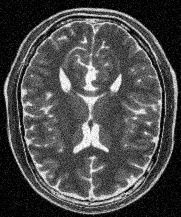
#> input picture 15% noise.jpg, 181 x 217 px, given in place of Lenna.jpg, which was not available
$ jupyter execute --allow-errors MCP_Dictionary_Learning_Final.ipynb   (older library calls are emulated)   (text cells are left out)
#> lines starting #> are read from the running program, lines starting #| are printed output that depends on the picture; pictures that were not available may be replaced by others from this repository, and a replacement may not be noted
[cell 1]
import numbers
from numpy.lib.stride_tricks import as_strided
import numpy as np
from skimage import io, util
import sklearn.feature_extraction as sk
# from ksvd import ApproximateKSVD
import cv2
from itertools import product
import matplotlib.pyplot as plt
from scipy import linalg
from math import sqrt
import scipy
import math
import pywt

[cell 2]
# coding:utf-8
import numpy as np
import matplotlib.pyplot as plt
import scipy as sp
from sklearn.linear_model import orthogonal_mp_gram


class ApproximateKSVD(object):
    def __init__(self, n_components, dictionary = None, max_iter=20, tol=1e-6,
                 transform_n_nonzero_coefs = None, l=0.1, n = 1):
        """
        Parameters
        ----------
        n_components:
            Number of dictionary elements

        max_iter:
            Maximum number of iterations

        tol:
            tolerance for error

        transform_n_nonzero_coefs:
            Number of nonzero coefficients to target
        """
        self.components_ = None
        self.max_iter = max_iter
        self.tol = tol
        self.n_components = n_components
        self.transform_n_nonzero_coefs = transform_n_nonzero_coefs
        self.l = l
        self.n = n
        self.D = dictionary

    # [18 lines left out: function _update_dict, not called in this run]

# [9 lines of commented-out code are left out]

    def fista(self, I, Phi, lambdav, n, max_iterations= 150):

#         def proxOp(x,t):
#             """ L1 Proximal Operator """
#             return np.fmax(x-t, 0) + np.fmin(x+t, 0)

        I = I.T
        Phi = Phi.T
        print("Phi shape", Phi.shape)
        print("l value", lambdav)
        print("n value", n)
        x = np.zeros((Phi.shape[1], I.shape[1]))
        Q = Phi.T.dot(Phi)
        c = -2*Phi.T.dot(I)
        print(max_iterations)

        L = scipy.sparse.linalg.eigsh(2*Q, 1, which='LM')[0]
        invL = 1/float(L)
        it = 0
        y = x
        t = 1
        gamma_list = []
        err = []

        for i in range(max_iterations):
            g = 2*Q.dot(y) + c
            x_prox = y - (invL * g)
            t_prox = invL*lambdav
            x2 = pywt.threshold_firm(x_prox, invL*lambdav, (invL*lambdav)*n)
            t2 = (1+math.sqrt(1+4*(t**2)))/2.0
            y = x2 + ((t-1)/t2)*(x2-x)
            x = x2
            t = t2
#             ee = np.linalg.norm(I.T - x2.T.dot(Phi.T))
#             err.append(ee)

            if(i == 25 or i == 50 or i == 100):
              gamma_list.append(x2)


        it += 1
#         plt.plot(err)
#         plt.show()

        print("Iteration {0} done.".format(it))

        for j in range(3):
          gamma_list[j] = gamma_list[j].T

        return x2, gamma_list

    def fit(self, X, l = 0.1, n = 1):
        """
        Parameters
        ----------
        X: shape = [n_samples, n_features]
        """
        # print(X)
        # print(X.shape[1])
        y = []
        gamma_list = []
        D = self.D
        l = self.l
        n = self.n
        transform_n_nonzero_coefs = self.transform_n_nonzero_coefs
        for i in range(self.max_iter):
            dict_list = []
            gamma, gamma_list = self.fista(X, D, l, n, max_iterations = 150)
            gamma = gamma.T

            e = np.linalg.norm(X - gamma.dot(D))
            y.append(e)
            print("||Y - DX||2 for iteration {0} is: ".format(i+1), e)
            if e < self.tol:
                break

            print("gamma shape", gamma.shape)
            print("gama list shape", gamma_list[0].shape)
            print("D shape", D.shape)


            D, gamma = self._update_dict(X, D, gamma)


        plt.plot(y)
        plt.show()


        return D

    # [4 lines left out: function transform, not called in this run]

[cell 3]
def _compute_n_patches(i_h, i_w, p_h, p_w, step, max_patches=None):

    n_h = (i_h - p_h) // step + 1
    n_w = (i_w - p_w) // step + 1
    all_patches = n_h * n_w

    return all_patches

[cell 4]
def _extracting(arr, patch_shape=8, extraction_step=1):

    arr_ndim = arr.ndim

    if isinstance(patch_shape, numbers.Number):
        patch_shape = tuple([patch_shape] * arr_ndim)
    if isinstance(extraction_step, numbers.Number):
        extraction_step = tuple([extraction_step] * arr_ndim)

    patch_strides = arr.strides

    slices = tuple(slice(None, None, st) for st in extraction_step)
    indexing_strides = arr[slices].strides

    patch_indices_shape = ((np.array(arr.shape) - np.array(patch_shape)) //
                           np.array(extraction_step)) + 1

    shape = tuple(list(patch_indices_shape) + list(patch_shape))
    strides = tuple(list(indexing_strides) + list(patch_strides))

    patches = as_strided(arr, shape=shape, strides=strides)

    # patches = patches.reshape([-1] + list(patch_shape))

    return patches

[cell 5]
def extract_patches(image, patch_size, step, max_patches=None, random_state=None):

    i_h, i_w = image.shape[:2]
    p_h, p_w = patch_size

    # image = check_array(image, allow_nd=True)
    image = image.reshape((i_h, i_w, -1))
    n_colors = image.shape[-1]

    extracted_patches = _extracting(image, patch_shape=(p_h, p_w, n_colors), extraction_step=step) # above function call
    n_patches = _compute_n_patches(i_h, i_w, p_h, p_w, step, max_patches)
    # [7 lines of commented-out code are left out]
    patches = extracted_patches

    patches = patches.reshape(-1, p_h, p_w, n_colors)
    # print patches.shape
    # remove the color dimension if useless
    if patches.shape[-1] == 1:
        return patches.reshape(n_patches, p_h, p_w)
    else:
        return patches

[cell 6]
# [16 lines left out: function reconstruct_patches, not called in this run]

[cell 7]
img = util.img_as_float(io.imread("C:/Users/DELL/PycharmProjects/ksvd_final/input/Lenna.jpg"))
#> img: shape (217, 181, 3) float64; min 0, max 1, mean 0.293
print("Adding Noise")
#> (the rest of this cell did not finish here and is left out)

[cell 8]
img = util.img_as_float(cv2.imread("girl_face_noise_5.jpg", 0))
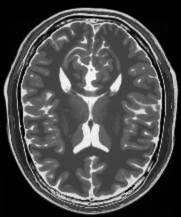
#> input picture image.jpg, 181 x 217 px, given in place of girl_face_noise_5.jpg, which was not available
#> img: shape (217, 181) float64; min 0, max 1, mean 0.288
# image = io.imread("C:/Users/DELL/PycharmProjects/ksvd_final/Prova.jpg")

res = extract_patches(img, (8, 8), 1)
#> in _extracting, `patch_strides = arr.strides`: patch_strides = (1448, 8, 8)
#> in _extracting, `strides = tuple(list(indexing_strides) + list(patch_strides))`: strides = (1448, 8, 8, 1448, 8, 8)
# width, height, col= res.shape
# print("initial Image shape", img.shape)
print("Patches shape: ", res.shape)
#| Patches shape:  (36540, 8, 8)
num_patch, p_h, p_w = res.shape
#> num_patch = 36540; p_h = 8; p_w = 8

[cell 9]
def matrix_to_vector(matrix, patch_size):

    list = np.split(matrix.reshape(-1,patch_size),matrix.shape[0])

    list1 = []


    for arr in list:
        bb = arr.flatten('F').reshape(patch_size**2,1)
        list1.append(bb)

    array = np.array(list1).squeeze()

    return array


def vector_to_matrix_2d(vector,h,w):

    ab = np.reshape(vector,(h,w))
    return ab.T

# [5 lines left out: function vector_to_matrix_3d, not called in this run]


# [12 lines of commented-out code are left out]

[cell 10]
imag = res[1]
print(imag.shape)
#| (8, 8)
io.imshow(imag, cmap= 'gray')
io.show()
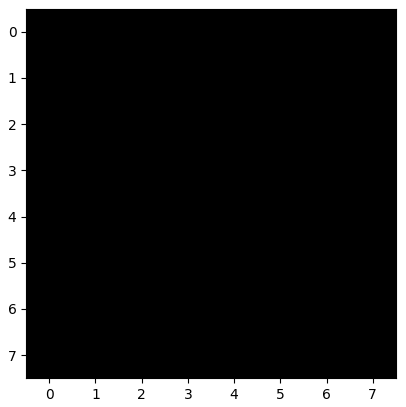
#> figure drawn by matplotlib, 1 panel

signals = matrix_to_vector(res, p_w)
#> in matrix_to_vector, `list = np.split(matrix.reshape(-1,patch_size),matrix.shape[0])`: list = 36540 items

num_patches, patch_size = signals.shape
#> num_patches = 36540; patch_size = 64

print("Signals final shape", signals.shape)
#| Signals final shape (36540, 64)
mean = np.mean(signals, axis=0)[:, np.newaxis]
#> mean = 64 values, max 0.309 at index 39, min 0.304 at index 0, mean 0.308
print("Mean value shape: ", mean.shape)
#| Mean value shape:  (64, 1)

mean1 = vector_to_matrix_2d(mean,p_h,p_w)
io.imshow(mean1, cmap = 'gray')
io.show()
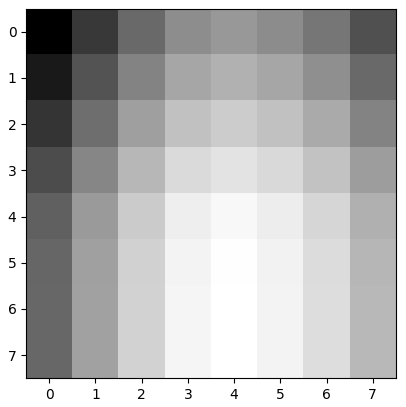
#> figure drawn by matplotlib, 1 panel

signals = (signals.T - mean).T

signals1 = vector_to_matrix_2d(signals[1], p_h, p_w)
io.imshow(signals1, cmap = 'gray')
io.show()
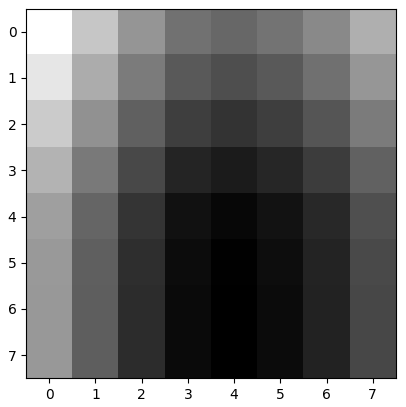
#> figure drawn by matplotlib, 1 panel

signal_final = signals1 + mean1

io.imshow(signal_final,  cmap= 'gray')
io.show()

if signal_final.all() == imag.all():
    print("True")
else:
    print("false")

[cell 11]
print("Applying L1-DL")
aksvd = ApproximateKSVD(n_components=128, l = 0.2)
#> (the rest of this cell did not finish here and is left out)

#> after the loop in fit, `for i in range(self.max_iter):`: y = []
print("Done with learning")
# np.savetxt("test.txt", dictionary)
gamma = aksvd.transform(signals, l = 0.2)
print("Found gamma")

[cell 12]
import scipy.io as sio

dict_list = []
gamma_list = []

#> (the rest of this cell did not finish here and is left out)

[cell 13]
from numpy import array
from numpy import count_nonzero
import numpy as np


#> (the rest of this cell did not finish here and is left out)

[cell 14]
import scipy.io as sio

dict_list = []

#> (the rest of this cell did not finish here and is left out)

[cell 15]
# [11 lines of commented-out code are left out]

[cell 16]
import scipy.io as sio

agamma = {}
#> (the rest of this cell did not finish here and is left out)

[cell 17]
import scipy.io as sio

adict = {}
#> (the rest of this cell did not finish here and is left out)

#> (a cell that did not finish here is left out)

[cell 19]
from tempfile import TemporaryFile
import numpy as np
import cv2
import os
from skimage import io
from PIL import Image


def load_images_from_folder(folder):
    images = []
    for filename in os.listdir(folder):
        img = os.path.join(folder, filename)
        if img is not None:
            images.append(img)
    return images

#> (a cell that did not finish here is left out)

[cell 21]
count = 0

#> (the rest of this cell did not finish here and is left out)

[cell 22]
image = io.imread("C:/Users/DELL/PycharmProjects/ksvd_final/jup_images/img_0.jpg")
#> image is the input picture: shape (217, 181, 3); min 0, max 255, mean 73.5

images = load_images_from_folder("C:/Users/DELL/PycharmProjects/ksvd_final/jup_images/")

BLUE = [0, 0, 0]
final = []

for img in images:
    img = cv2.imread(img)
#> img is the input picture: shape (217, 181, 3); min 0, max 255, mean 74.8
    de_img= cv2.copyMakeBorder(img,1,1,1,1,cv2.BORDER_CONSTANT,value= BLUE)
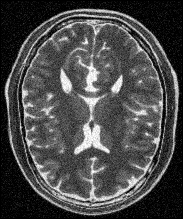
#> de_img: shape (219, 183, 3); min 0, max 255, mean 73.3
    final.append(de_img)

count = 0

for i in range(final.__len__()):
    path = 'jup_images_final'
    io.imsave(os.path.join(path, 'img_{0}.jpg').format(i), final[i])
    count += 1
#> after the loop, count = 1

print(count)
#| 1

#> (the rest of this cell did not finish here and is left out)
